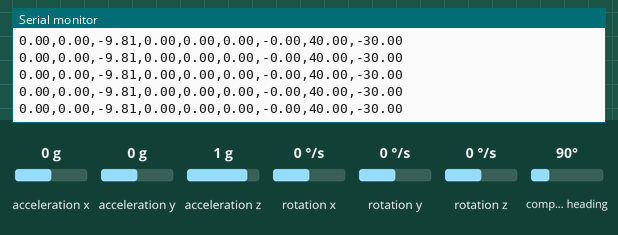
This sketch was run on a simulated Arduino Uno, built with avr-gcc and run on an emulated ATmega328P. Shown: the last lines printed to the serial monitor. The test bench sets the inputs (shaded band); at power-on: compass heading 90°, acceleration y 0 g, acceleration x 0 g, acceleration z 1 g, rotation x 0 °/s, rotation y 0 °/s, rotation z 0 °/s.

Above: at 1.2 s.
1.3 s: compass heading set to 7°
At 2.2 s:
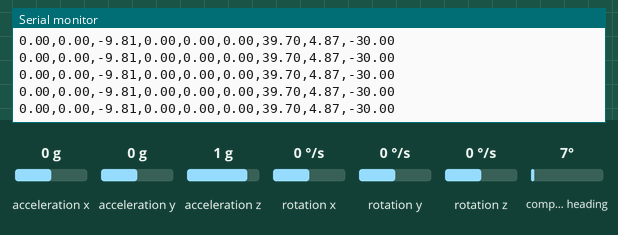
4.3 s: acceleration y set to -0.8 g
At 5.3 s:
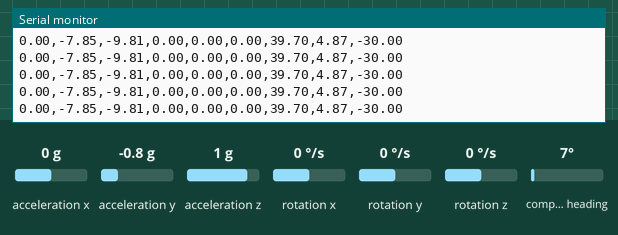
7.3 s: acceleration x set to -1.4 g
At 7.8 s:
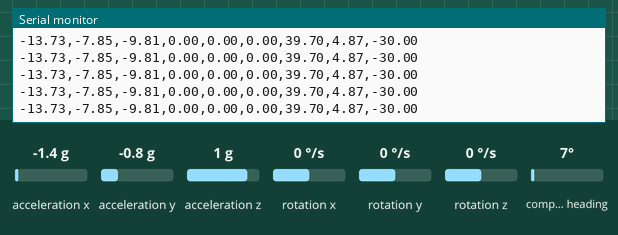
8.8 s: acceleration x set to -0.8 g
At 9.8 s:
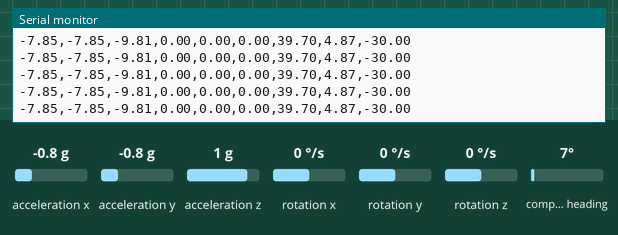
11.8 s: acceleration z set to -1.4 g
At 12.9 s:
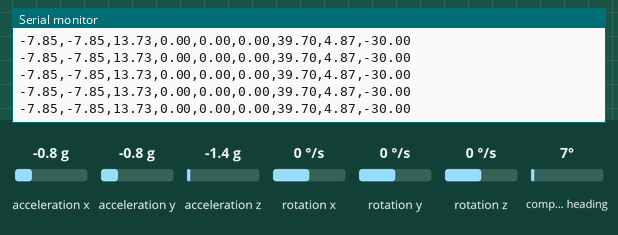
13.3 s: acceleration z set to 0.8 g
At 14.0 s:
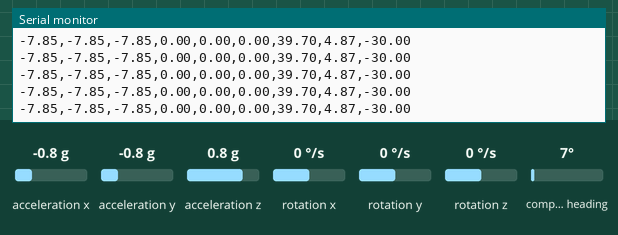
Timing chart, 0 to 16.3 s (numbered marks = the images above; inputs shaded):
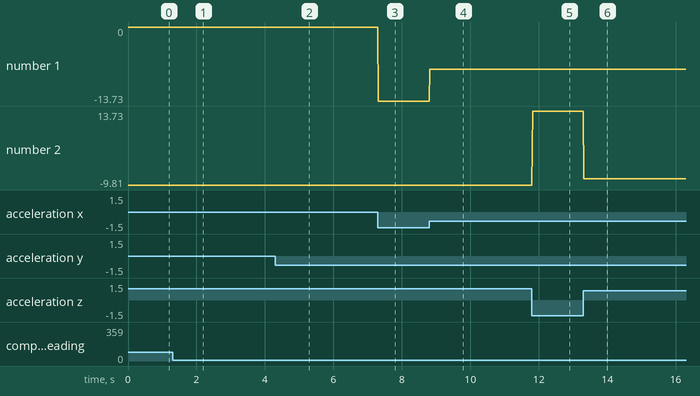

The sketch:

Serial_Gyro.ino
```cpp
#include <Wire.h>
#include <MPU9250.h>

MPU9250 imu;

void setup() {
  Serial.begin(115200);
  while (!Serial) {}
  imu.begin();
}

void loop() {
  imu.readSensor();

  float ax = imu.getAccelX_mss();
  float ay = imu.getAccelY_mss();
  float az = imu.getAccelZ_mss();

  float gx = imu.getGyroX_rads();
  float gy = imu.getGyroY_rads();
  float gz = imu.getGyroZ_rads();

  float mx = imu.getMagX_uT();
  float my = imu.getMagY_uT();
  float mz = imu.getMagZ_uT();

  Serial.print(ax);
  Serial.print(",");
  Serial.print(ay);
  Serial.print(",");
  Serial.print(az);
  Serial.print(",");
  Serial.print(gx);
  Serial.print(",");
  Serial.print(gy);
  Serial.print(",");
  Serial.print(gz);
  Serial.print(",");
  Serial.print(mx);
  Serial.print(",");
  Serial.print(my);
  Serial.print(",");
  Serial.println(mz);

  delay(10);
}
```

Measured:
- after the input at 1.3 s, the serial monitor: prints a new line at once (image 1)
- after the input at 4.3 s, the serial monitor: prints a new line at once (image 2)
- after the input at 7.3 s, the serial monitor: prints a new line at once (image 3)
- after the input at 8.8 s, the serial monitor: prints a new line at once (image 4)
- after the input at 11.8 s, the serial monitor: prints a new line at once (image 5)
- after the input at 13.3 s, the serial monitor: prints a new line at once (image 6)
- plotted number 1: 0 → -13.73 after the input at 7.3 s
- plotted number 2: -9.81 → 13.73 after the input at 11.8 s
